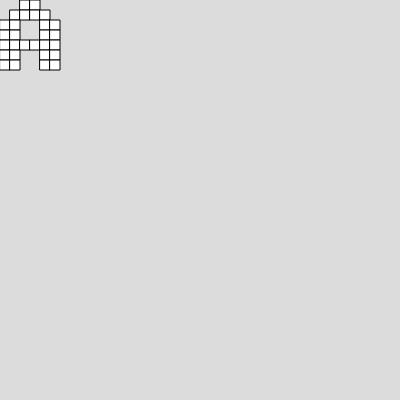
Frame 1 (no input)
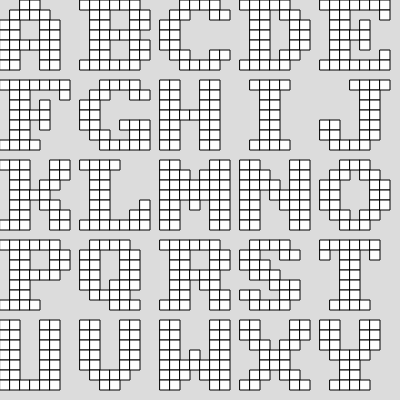
Frame 60 (no input)
Frame 120 (the mouse pressed at the canvas centre since frame 60): identical to frame 60, image omitted

The p5.js sketch that drew these frames (run headless with seeded random() and noise() and a simulated clock; from frame 60 on, the mouse is pressed at the canvas centre):

// p5.js sketch
// ── sketch.js
const pix_len = 10;
const char_len = 8 * pix_len;
let x_pos = 0;
let y_pos = 0;
const start_char = 'A'.charCodeAt(0);
const end_char = 'Z'.charCodeAt(0);
let now_char = start_char;
let run_draw = 1;

function setup() {
  createCanvas(400, 400);
  new_page(220);
}

function draw() {
  if (! run_draw) return;
  const a_char = String.fromCharCode(now_char);
  draw_char(a_char, x_pos, y_pos);
  now_char += 1;
  if (now_char > end_char) {
    now_char = start_char;
  }
  x_pos += char_len;
  if (x_pos+char_len > width) {
    x_pos = 0;
    y_pos += char_len;
    if (y_pos+char_len > height) {
      y_pos = 0;
      // new_page();
      run_draw = 0;
    }
  }
  // print('x_pos', x_pos, 'y_pos', y_pos);
}

function new_page() {
  background(220);
}

function draw_char(a_char, a_init_x, a_init_y) {
  const char_index = a_char.charCodeAt(0) - 'A'.charCodeAt(0);
  const a_bytes = font8x8[char_index];
  // print('a_bytes', a_bytes);
  let a_y = a_init_y;
  for (const a_byte of a_bytes) {
    // print('a_byte', a_byte);
    for (let a_x = 0; a_x < 8; a_x += 1) {
      if (a_byte & (1 << a_x)) {
        rect(a_init_x + (a_x * pix_len), a_y, pix_len, pix_len);
      }
    }
    a_y += pix_len;
  }
}

// https://developer.mozilla.org/en-US/docs/Web/JavaScript/Reference/Global_Objects/String/fromCharCode

// https://developer.mozilla.org/en-US/docs/Web/JavaScript/Reference/Global_Objects/String/charCodeAt

// https://github.com/jht1900/font8x8/blob/master/font8x8_basic.h

const font8x8 = [
  [0x0c, 0x1e, 0x33, 0x33, 0x3f, 0x33, 0x33, 0x00], // U+0041 (A)
  [0x3f, 0x66, 0x66, 0x3e, 0x66, 0x66, 0x3f, 0x00], // U+0042 (B)
  [0x3c, 0x66, 0x03, 0x03, 0x03, 0x66, 0x3c, 0x00], // U+0043 (C)
  [0x1f, 0x36, 0x66, 0x66, 0x66, 0x36, 0x1f, 0x00], // U+0044 (D)
  [0x7f, 0x46, 0x16, 0x1e, 0x16, 0x46, 0x7f, 0x00], // U+0045 (E)
  [0x7f, 0x46, 0x16, 0x1e, 0x16, 0x06, 0x0f, 0x00], // U+0046 (F)
  [0x3c, 0x66, 0x03, 0x03, 0x73, 0x66, 0x7c, 0x00], // U+0047 (G)
  [0x33, 0x33, 0x33, 0x3f, 0x33, 0x33, 0x33, 0x00], // U+0048 (H)
  [0x1e, 0x0c, 0x0c, 0x0c, 0x0c, 0x0c, 0x1e, 0x00], // U+0049 (I)
  [0x78, 0x30, 0x30, 0x30, 0x33, 0x33, 0x1e, 0x00], // U+004A (J)
  [0x67, 0x66, 0x36, 0x1e, 0x36, 0x66, 0x67, 0x00], // U+004B (K)
  [0x0f, 0x06, 0x06, 0x06, 0x46, 0x66, 0x7f, 0x00], // U+004C (L)
  [0x63, 0x77, 0x7f, 0x7f, 0x6b, 0x63, 0x63, 0x00], // U+004D (M)
  [0x63, 0x67, 0x6f, 0x7b, 0x73, 0x63, 0x63, 0x00], // U+004E (N)
  [0x1c, 0x36, 0x63, 0x63, 0x63, 0x36, 0x1c, 0x00], // U+004F (O)
  [0x3f, 0x66, 0x66, 0x3e, 0x06, 0x06, 0x0f, 0x00], // U+0050 (P)
  [0x1e, 0x33, 0x33, 0x33, 0x3b, 0x1e, 0x38, 0x00], // U+0051 (Q)
  [0x3f, 0x66, 0x66, 0x3e, 0x36, 0x66, 0x67, 0x00], // U+0052 (R)
  [0x1e, 0x33, 0x07, 0x0e, 0x38, 0x33, 0x1e, 0x00], // U+0053 (S)
  [0x3f, 0x2d, 0x0c, 0x0c, 0x0c, 0x0c, 0x1e, 0x00], // U+0054 (T)
  [0x33, 0x33, 0x33, 0x33, 0x33, 0x33, 0x3f, 0x00], // U+0055 (U)
  [0x33, 0x33, 0x33, 0x33, 0x33, 0x1e, 0x0c, 0x00], // U+0056 (V)
  [0x63, 0x63, 0x63, 0x6b, 0x7f, 0x77, 0x63, 0x00], // U+0057 (W)
  [0x63, 0x63, 0x36, 0x1c, 0x1c, 0x36, 0x63, 0x00], // U+0058 (X)
  [0x33, 0x33, 0x33, 0x1e, 0x0c, 0x0c, 0x1e, 0x00], // U+0059 (Y)
  [0x7f, 0x63, 0x31, 0x18, 0x4c, 0x66, 0x7f, 0x00], // U+005A (Z)
];
